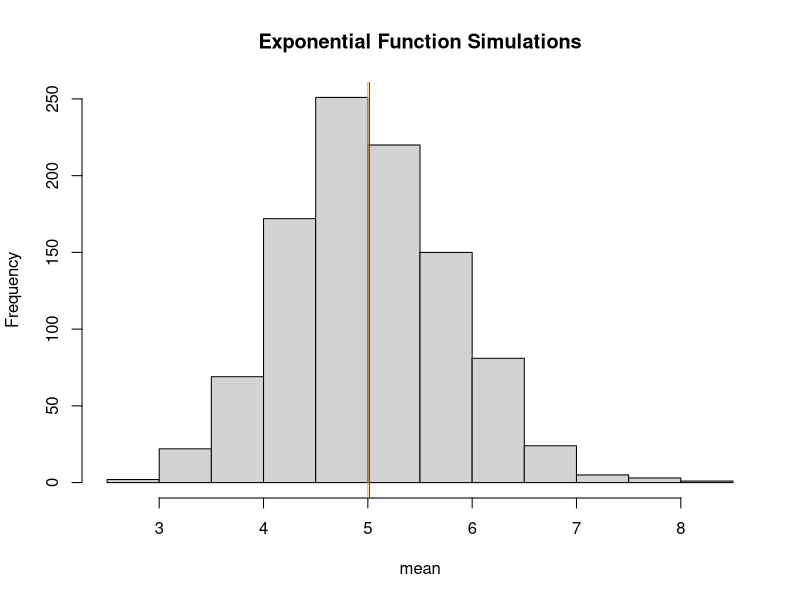
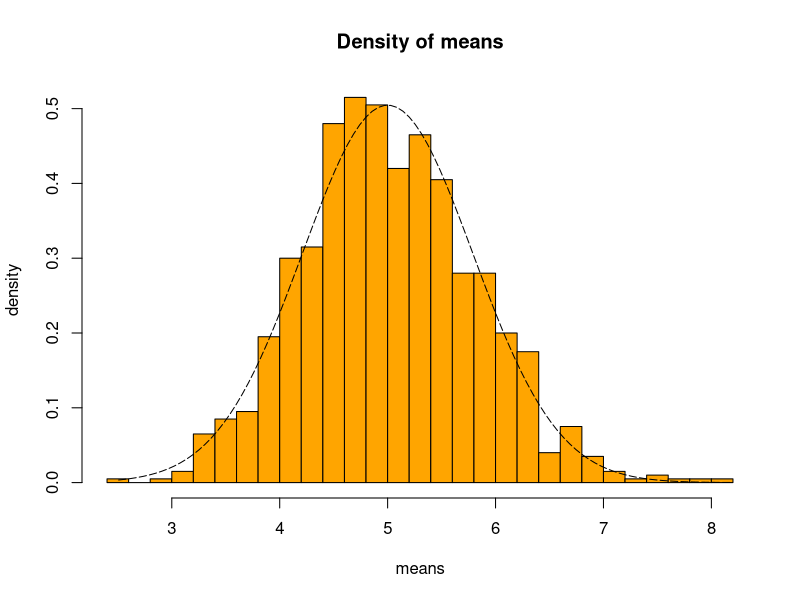
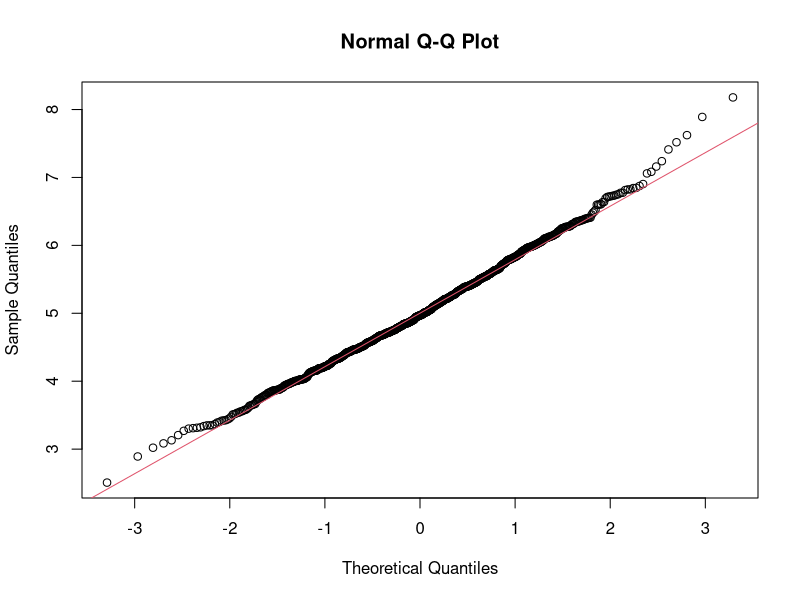

R code for these plots, in order:
## ---- chunk 1
knitr::opts_chunk$set(echo = TRUE)
## ---- chunk 2

# set seed for reproducability
set.seed(1006)

# set lambda to 0.2
lambda <- 0.2

# 40 samples
n <- 40

# 1000 simulations
simulations <- 1000

# simulate
simulated_exponentials <- replicate(simulations, rexp(n, lambda))

# calculate mean of exponentials
means_exponentials <- apply(simulated_exponentials, 2, mean)


## ---- chunk 3
# distribution mean
analytical_mean <- mean(means_exponentials)
analytical_mean
## ---- chunk 4
# analytical mean
theory_mean <- 1/lambda
theory_mean

## ---- chunk 5
# visualization
hist(means_exponentials, xlab = "mean", main = "Exponential Function Simulations")
abline(v = analytical_mean, col = "red")
abline(v = theory_mean, col = "orange")
## ---- chunk 6
# standard deviation of distribution
standard_deviation_dist <- sd(means_exponentials)
standard_deviation_dist
## ---- chunk 7
# standard deviation from analytical expression
standard_deviation_theory <- (1/lambda)/sqrt(n)
standard_deviation_theory
## ---- chunk 8
# variance of distribution
variance_dist <- standard_deviation_dist^2
variance_dist
## ---- chunk 9
# variance from analytical expression
variance_theory <- ((1/lambda)*(1/sqrt(n)))^2
variance_theory

## ---- chunk 10
xfit <- seq(min(means_exponentials), max(means_exponentials), length=100)
yfit <- dnorm(xfit, mean=1/lambda, sd=(1/lambda/sqrt(n)))
hist(means_exponentials,breaks=n,prob=T,col="orange",xlab = "means",main="Density of means",ylab="density")
lines(xfit, yfit, pch=22, col="black", lty=5)
## ---- chunk 11
# compare the distribution of averages of 40 exponentials to a normal distribution
qqnorm(means_exponentials)
qqline(means_exponentials, col = 2)
